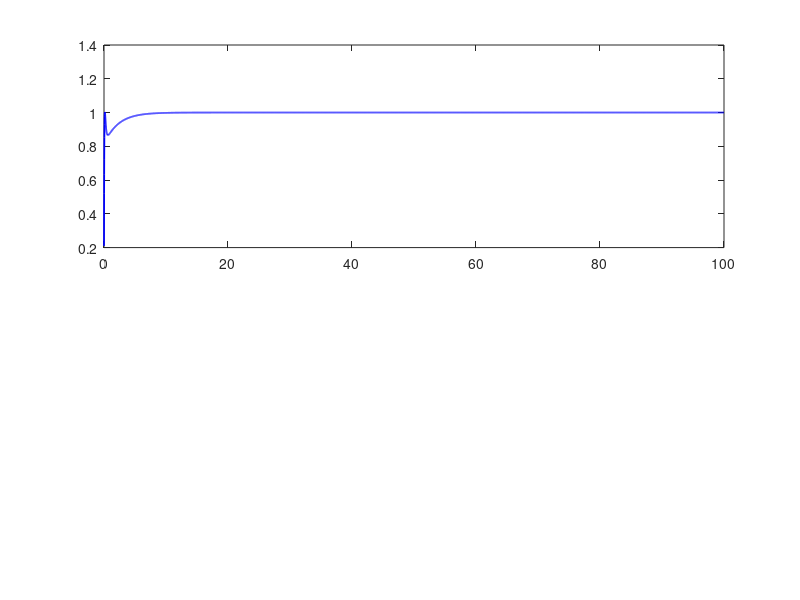

This figure's MATLAB source: (Note: this script raises an error after producing the figure.)
%Anshul Jain, CU Boulder
%November 30, 2024

%Implementation of a PID Controller on a Mass-Spring-Damper system
%The goal of the implementation is to control the position of the mass (x)
%such that it follows a setpoint x_eq.

%Differential equation for the considered system:
% m*x_dd + c*x_d + k*x = F

%Hence, the input for this system is F (force) and the desired output is x
%(position).
%%
%Initialize system parameters
m = 1;          %Mass (kg)
c = 2;          %Damping Coefficient (N-s/m)
k = 20;         %Spring Constant (N/m)

%Initial Conditions
x = 0;          %Initial position (m)
v = 0;          %Initial velocity (m/s)

%Desired setpoint
x_des = 1;      %Desired position (m)

%PID Controller Gain and Errors
Kp = 100;       %Proportional Gain
Ki = 50;        %Integral Gain
Kd = 20;        %Derivative Gain
e = 0;          %Current Error
e_prev = 0;     %Error at previous time step
e_sum = 0;      %Integral of error until current time step
e_dot = 0;      %Derivative of error at current time step
%%
%Simulation time step
dt = 0.01;                      %Time step (s)
t_end = 100;                    %Total simulation time (s)
t = 0:dt:t_end;                 %Time vector

%Data storage
x_history = zeros(size(t));
F_history = zeros(size(t));

%Simulation Loop
for i = 1:length(t)
    %Error calculation
    e = x_des - x;              %Current Error
    e_sum = e_sum + (e*dt);     %Cumulative Error
    e_dot = (e - e_prev)/dt;    %Derivative of Current Error

    %PID Control Law
    F = (Kp*e) + (Ki*e_sum) + (Kd*e_dot);

    %Update system dynamics
    a = (F - (c*v) - (k*x))/m;  %Acceleration
    v = v + (a*dt);             %Velocity
    x = x + (v*dt);             %Position

    %Store updates states
    x_history(i) = x;
    F_history(i) = F;

    %Update error
    e_prev = e;
end
%%
%Plot the results
x_min = min(x_history);
x_max = max(x_history);
disp('Position variation:')
disp([x_min, x_max]);
F_min = min(F_history);
F_max = max(F_history);
disp('Force variation:')
disp([F_min, F_max]);

figure;
subplot(2,1,1);
plot(t, x_history, 'b', 'LineWidth', 1.25);
yline(x_des, 'r--', 'LineWidth', 2);
ylim([0 1.05])
xlim([0 8])
xlabel('Time (s)');
ylabel('Position (m)');
title('Position vs Time')
legend('x', 'Setpoint');
grid on;
hold on;

subplot(2,1,2);
plot(t, F_history, 'k', 'LineWidth', 1.25);
ylim([-400 50])
xlim([0 2])
xlabel('Time (s)');
ylabel('Force (N)');
title('Force vs Time');
grid on;